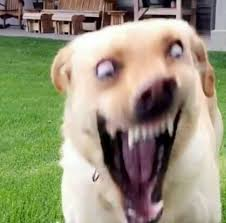
#> input picture images/download.png, 226 x 223 px
$ python main.py --cover ../images/download.png --suspicious ../images/download.png
#> lines starting #> are read from the running program, lines starting #| are printed output that depends on the picture
#> in __init__, self.cover_image is the input picture: PIL image 226x223 RGB; mean R, G, B 151.4, 148.1, 121.6
### histogram_attack/hist_attack.py
from PIL import Image

from histogram import histogram

class histogram_attack:

    def histogram_difference(self, first_hist, second_hist):
        if len(first_hist) != len(second_hist):
            raise Exception("Histogram shapes should match")

        hist_diff = []
        for ind in enumerate(first_hist):
            hist_diff.append(first_hist[ind[0]] - second_hist[ind[0]])

        return hist_diff

    def attack(self):
        cover_image_hist = histogram(self.cover_image)
#> in __init__, `self.r_image, self.g_image, self.b_image = self.image.split()`:
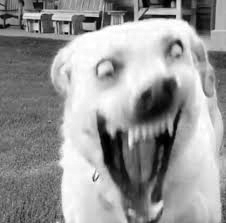
#> self.r_image: PIL image 226x223 L; min 0, max 255, mean 151.4
#> in __init__, `self.r_image, self.g_image, self.b_image = self.image.split()`:
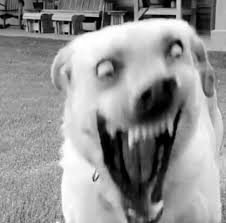
#> self.g_image: PIL image 226x223 L; min 0, max 255, mean 148.1
#> in __init__, `self.r_image, self.g_image, self.b_image = self.image.split()`:
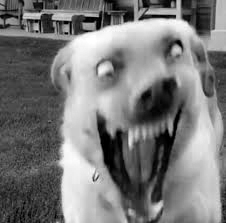
#> self.b_image: PIL image 226x223 L; min 0, max 255, mean 121.6
        suspicious_image_hist = histogram(self.suspicious_image)

        [cover_image_r_hist, cover_image_g_hist, cover_image_b_hist] = cover_image_hist.compute_histogram()
#> after the loop in _compute_histogram, `for i in range(len(_hist)):`: hist = 256 values, max 521 at index 248, min 30 at index 5, mean 196.9
#> in compute_histogram, `r_hist = self._compute_histogram(self.r_image)`: r_hist has the same summary as hist in _compute_histogram
#> in compute_histogram, `g_hist = self._compute_histogram(self.g_image)`: g_hist = 256 values, max 549 at index 0, min 72 at index 79, mean 196.9
#> in compute_histogram, `b_hist = self._compute_histogram(self.b_image)`: b_hist = 256 values, max 515 at index 71, min 7 at index 254, mean 196.9
#> cover_image_r_hist has the same summary as hist in _compute_histogram; cover_image_g_hist has the same summary as g_hist in compute_histogram; cover_image_b_hist has the same summary as b_hist in compute_histogram
        [suspicious_image_r_hist, suspicious_image_g_hist, suspicious_image_b_hist] = suspicious_image_hist.compute_histogram()
#> suspicious_image_r_hist has the same summary as hist in _compute_histogram; suspicious_image_g_hist has the same summary as g_hist in compute_histogram; suspicious_image_b_hist has the same summary as b_hist in compute_histogram

        self.diff_r_hist = self.histogram_difference(cover_image_r_hist, suspicious_image_r_hist)
#> the loop in histogram_difference, `for ind in enumerate(first_hist):` made 256 passes
#> ind on passes 1 to 3: (0, 49), (1, 66), (2, 33)
#> after the loop in histogram_difference, `for ind in enumerate(first_hist):`: hist_diff = 256 values from 0 to 0
#> self.diff_r_hist = 256 values from 0 to 0
        self.diff_g_hist = self.histogram_difference(cover_image_g_hist, suspicious_image_g_hist)
#> the loop in histogram_difference (call 2), `for ind in enumerate(first_hist):` made 256 passes
#> ind on passes 1 to 3: (0, 549), (1, 170), (2, 142)
#> self.diff_g_hist = 256 values from 0 to 0
        self.diff_b_hist = self.histogram_difference(cover_image_b_hist, suspicious_image_b_hist)
#> self.diff_b_hist = 256 values from 0 to 0

    def _analyze_pattern(self, diff):
        count_pattern = 0

        set_diff = list(set(diff))
#> set_diff = [0]

        for elem in set_diff:
            counter_elem = -1 * elem
            if counter_elem in set_diff:
                count_pattern += 1
#> this loop made 1 pass
#> (counter_elem, count_pattern) on pass 1: (0, 1)
#> after the loop, count_pattern = 1

        return count_pattern

        """
        # outdated method
        # only applicable for b == 7

        ind = 0
        while ind < (len(diff)-1):
            if diff[ind] != 0 and diff[ind+1] != 0 and diff[ind] + diff[ind+1] == 0:
                count_pattern += 1
            ind += 2
        return count_pattern
        """

    def analyze(self):
        count_r = self._analyze_pattern(self.diff_r_hist)
#> count_r = 1
        count_g = self._analyze_pattern(self.diff_g_hist)
#> the loop in _analyze_pattern (call 2), `for elem in set_diff:` made 1 pass
#> count_g = 1
        count_b = self._analyze_pattern(self.diff_b_hist)
#> count_b = 1

        if count_r >= self.threshold and count_g >= self.threshold and count_b >= self.threshold:
            return True
        return False

    def __init__(self, cover_image_path, suspicious_image_path):
        # if pattern is found >= threshold value, it is a stego image
        self.threshold = 20

        self.cover_image = Image.open(cover_image_path)
        self.suspicious_image = Image.open(suspicious_image_path)

### histogram_attack/histogram.py
from PIL import Image
import numpy as np

class histogram:

    def _compute_histogram(self, image):
        image = np.array(image)
        _image = image.flatten().tolist()

        _hist = np.zeros(256)
        for i in range(len(_hist)):
            _hist[i] = int(_image.count(i))

        hist = []
        for i in range(len(_hist)):
            hist.append(int(_hist[i]))

        return hist

    def compute_histogram(self):
        r_hist = self._compute_histogram(self.r_image)
        g_hist = self._compute_histogram(self.g_image)
        b_hist = self._compute_histogram(self.b_image)

        return [r_hist, g_hist, b_hist]

    def __init__(self, in_image):
        self.image = in_image # of type Image
        self.r_image, self.g_image, self.b_image = self.image.split() # get different rgb channels

### histogram_attack/main.py
import argparse
import skimage
import numpy as np
from PIL import Image

from hist_attack import histogram_attack

ap = argparse.ArgumentParser()
ap.add_argument("-c", "--cover", required=True, help="Path to the cover image")
ap.add_argument("-s", "--suspicious", required=True, help="Path to the suspicious image.")
ap.add_argument("-n", "--noise", required=False, help="Add some noise to the image and then check.", action="store_true")

args = vars(ap.parse_args())

if __name__ == "__main__":
    cover_image_path = args["cover"]
    suspicious_image_path = args["suspicious"]
    add_noise = args["noise"]

    if add_noise:
        img = skimage.io.imread(cover_image_path)/255.0
        gimg = skimage.util.random_noise(img, mode="gaussian")
        im2 = Image.fromarray((gimg*255).astype(np.uint8))

        cover_image_path = cover_image_path.strip().split("/")
        img_name = cover_image_path.pop(len(cover_image_path) - 1)
        cover_image_path.append("noisy_image_" + str(img_name))
        img_name = ""
        for i in cover_image_path:
            img_name += str(i) + "/"
        cover_image_path = img_name[:len(img_name)-1]
        im2.save(cover_image_path)

    hist_attack = histogram_attack(cover_image_path, suspicious_image_path)
    hist_attack.attack()
    is_stego = hist_attack.analyze()

    if is_stego:
        print("The picture is encoded using LSB steganography!")
    else:
        print("The picture is clean")
